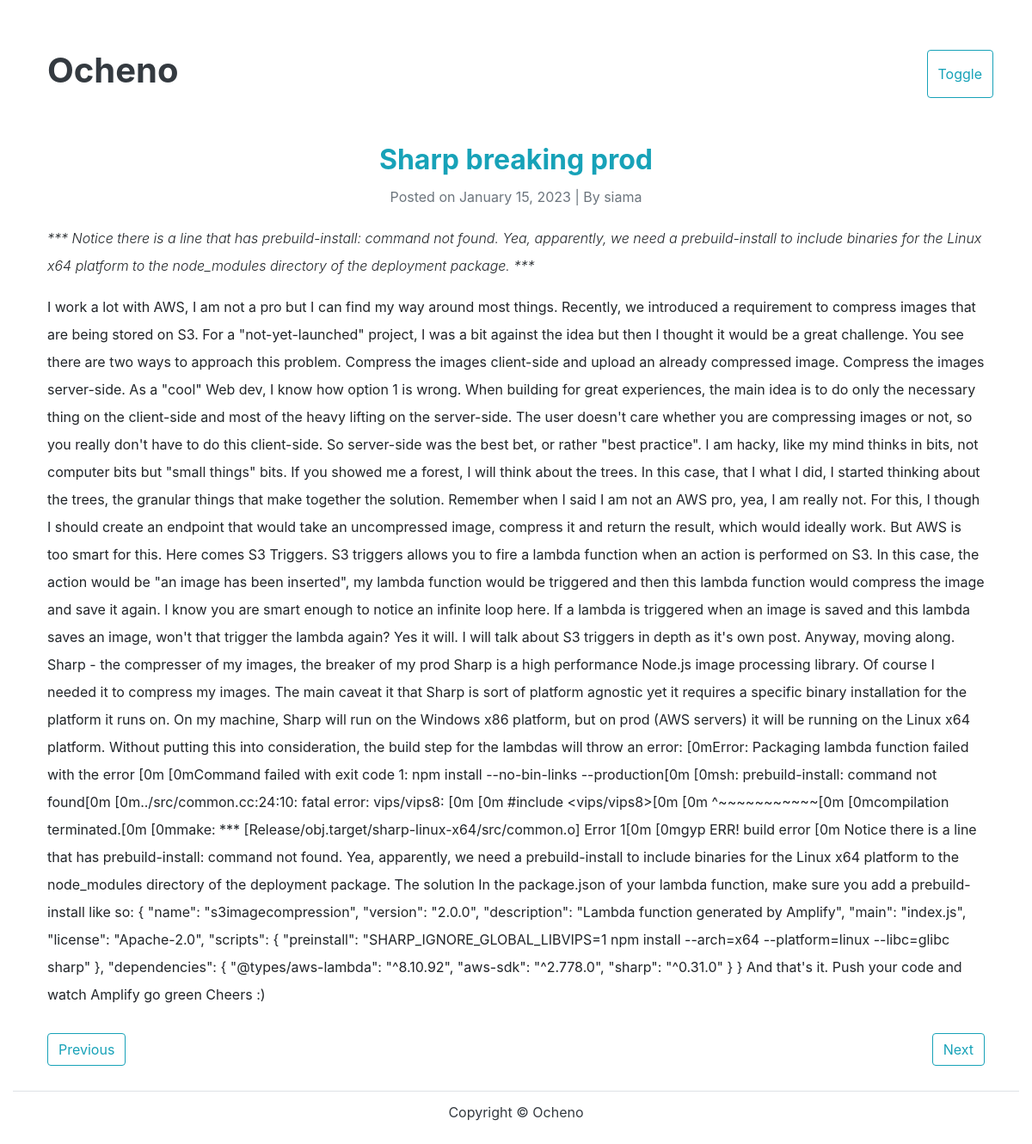
/post/5/, run on the app's committed database.
### blog/models.py (models this page shows, shortened)
class Post(models.Model):
	title=models.CharField(max_length=100)
	content=models.TextField()
	date_posted=models.DateTimeField(default=timezone.now)
	author=models.ForeignKey(User, on_delete=models.CASCADE)
	slug = models.SlugField(max_length=200, default='null')
	summary = models.TextField(default='null')

### blog/views.py (the view)
# urls.py: path('post/<int:pk>/',PostDetailView.as_view(),name='post-detail')
class PostDetailView(DetailView):
	model = Post

### blog/templates/blog/post_detail.html
{% extends "blog/base.html" %}
{% block content%}
<article class="mb-4">
    <h2 class="font-weight-bold text-center text-info">{{ object.title }}</h2>
    <p class="date text-muted text-center">Posted on {{ object.date_posted |date:"F d, Y" }} | By {{ object.author }}</p>
    <p class='font-italic font-weight-light'>
        ***
        {{ object.summary }}
        ***
    </p>
    <p class="font-weight-normal">{{ object.content }}</p>
</article>
<div class="d-flex justify-content-between">
    <a class="btn btn-outline-info mb-4" href="{% url 'post-detail' post.id|add:'-1' %}">Previous</a>
    <a class="btn btn-outline-info mb-4" href="{% url 'post-detail' post.id|add:'1' %}">Next</a>
</div>
{% endblock content%}

### blog/static/blog/main.css (style rules this page uses)
* { box-sizing: border-box; margin: 5px; }
p { line-height: 2em; }
body { background: white; color: dark; }

### data on the page
Post: title "Sharp breaking prod", date_posted "January 15, 2023", author "siama", summary "Notice there is a line that has prebuild-install: command not found. Yea, apparently, we need a prebuild-install to include binaries for the Linux x64 platform to the node_modules directory of the deployment package.", content "I work a lot with AWS, I am not a pro but I can find my way around most things. Recently, we introduced a requirement to compress images that are being stored on S3. For a \"not-yet-launched\" project, I was a bit against the idea but then I thought it would be a great challenge. You see there are two ways to approach this problem. Compress the images client-side and upload an already compressed image. Compress the images server-side. As a \"cool\" Web dev, I know how option 1 is wrong. When building for great experiences, the main idea is to do only the necessary thing on the client-side and most of the heavy lifting on the server-side. The user doesn't care whether you are compressing images…"
